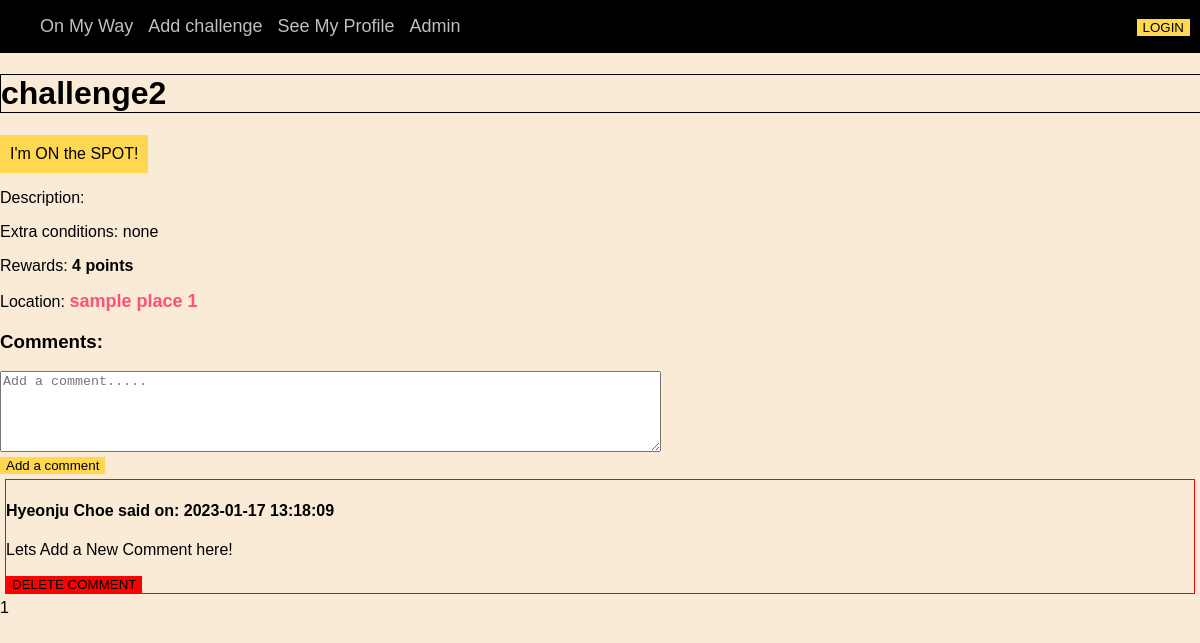
Page /index.php?action=challenge-specific&id=2 on the committed database.
### tables this page shows
CREATE TABLE challenges (
  id int(11) NOT NULL AUTO_INCREMENT,
  name varchar(30) DEFAULT NULL,
  content text NOT NULL,
  place_id int(11) NOT NULL,
  conditions varchar(100) DEFAULT NULL,
  score int(11) DEFAULT NULL,
  users_accomplished int(11) DEFAULT NULL,
  created_date datetime NOT NULL DEFAULT current_timestamp(),
  updated_date datetime NOT NULL DEFAULT current_timestamp(),
  PRIMARY KEY (id)
);

CREATE TABLE places (
  id int(11) NOT NULL AUTO_INCREMENT,
  name varchar(30) DEFAULT NULL,
  latitude decimal(18,15) NOT NULL DEFAULT 37.536228509594000,
  longitude decimal(18,15) NOT NULL DEFAULT 126.894975568805080,
  PRIMARY KEY (id)
);

CREATE TABLE challenge_comments (
  id int(11) NOT NULL AUTO_INCREMENT,
  content varchar(10000) DEFAULT NULL,
  date_added datetime NOT NULL,
  user_id int(11) NOT NULL,
  challenge_id int(11) NOT NULL,
  PRIMARY KEY (id)
);

CREATE TABLE users (
  id int(11) NOT NULL AUTO_INCREMENT,
  username varchar(64) NOT NULL,
  password varchar(64) NOT NULL,
  first_name varchar(64) NOT NULL,
  last_name varchar(64) NOT NULL,
  email varchar(64) NOT NULL,
  created_date datetime NOT NULL,
  admin tinyint(1) NOT NULL,
  PRIMARY KEY (id)
);

### controller/challenge-specific.php (called while the page is built, shortened)
<?php
require_once 'model/challengeManager.php';
require_once 'model/commentManager.php';
require_once 'controller/_paths.php';
$c_manager = new ChallengeManager();
$comment_manager = new CommentManager();
$id = $_GET['id'];
$challenge = $c_manager->getChallengeData($id);
$place = $c_manager->getPlace($challenge['place_id']);
$comments = $comment_manager->getAllCommentsForChallenge($id);
require_once 'view/challenge-specific-view.php';

### model/challengeManager.php (called while the page is built, shortened)
<?php
class ChallengeManager extends Db {
    public function getPlace($place_id) {
        $db = $this->connectDB();
        $place = $db->prepare("SELECT * FROM places WHERE id = ?");
        $place->execute([$place_id]);
        $place = $place->fetch();
        return $place;
    }
    public function getChallengeData($challengeId)
    {
        $db = $this->connectDB();
        $stmt = $db->prepare("SELECT * FROM challenges WHERE id=:id");
        $stmt->execute(['id' => $challengeId]);
        $challengeData = $stmt->fetch();
        return $challengeData;
    }
}

### controller/_paths.php (called while the page is built, shortened)
<?php
$root = "index.php?action=";
$listChallenges_path = $root . "list-challenges";
$challenge_path = $root . "challenge-specific";

### model/commentManager.php (called while the page is built, shortened)
<?php
class CommentManager extends Db {
    public function getAllCommentsForChallenge($id) {
        $db = $this->connectDB();
        $comments = $db->prepare(
            "SELECT challenge_comments.id, challenge_comments.content, challenge_comments.date_added, users.first_name, users.last_name
            FROM challenge_comments
            LEFT JOIN users
            ON challenge_comments.user_id = users.id
            WHERE challenge_comments.challenge_id = ?;"
        );
        $comments->execute([$id]);
        $comments = $comments->fetchAll();
        return $comments;
    }
}

### view/challenge-specific-view.php (the view, shortened to what this page needs)
<h1><?= $challenge['name'] ?></h1>
<div onclick="alert('hello!');" id="onspot">
    I'm ON the SPOT!
</div>
<div id="challenge">
    <p>Description:
    </p>
    <p>Extra conditions:
        <?= ($challenge['conditions'] == null || $challenge['conditions'] == "") ? "none":$challenge['conditions']?>
    </p>
    <p>Rewards:
        <strong><?= $challenge['score'] ?> points</strong>
    </p>
    <p>Location:
        <strong><a href="<?= $listChallenges_path ?>">
            <?= $place['name'] ?>
        </strong></a>
    </p>
    <?=require_once 'listComments.php'?>
    <div id="single-marker">
        <div id="map"></div>
    </div>
</div>
<?php
    include 'template.php';
?>

### view/listComments.php (shortened to what this page needs)
<section class="comments">
    <h3>Comments:</h3>
    <?php
    $path = $challenge_path . '&id=' . $id;
    ?>
    <form action="<?=$path?>" method="post">
        <textarea required name="comment_content" id="comment_content" cols="80" rows="5" placeholder="Add a comment....."></textarea>
        <br>
        <button name="add_comment" value="add_comment">Add a comment</button>
    </form>
    <?php
        if(isset($comments) && count($comments) > 0) {
            for($i=0; $i<count($comments); $i++) {
    ?>
                <div class="comment" style="border: 1px solid red; margin: 5px;">
                    <h4>
                        <?=
                        $comments[$i]['first_name'] . ' ' . $comments[$i]['last_name']
                        .' said on: '
                        . $comments[$i]['date_added']
                        ?>
                    </h4>
                    <p class="comment-content">
                        <?=$comments[$i]['content']?>
                    </p>
                    <form action="<?=$path?>" method="post">
                        <button style="background-color: red;" name="delete">DELETE COMMENT</button>
                    </form>
                </div>
    <?php
            }
        } else {
            echo "No Comments available for this challenge yet";
        }
    ?>
</section>

### public/styles.css (style rules this page uses)
body { font-family: Verdana, Geneva, Tahoma, sans-serif; width: auto; background-color: antiquewhite; }
h1 { width: 100%; border: 1px solid black; background-color: antiquewhite; }
button { margin-right: 10px; background-color: #FFD750; border: none; text-align: left; }
a { color: #FF5078; text-decoration: none; font-size: large; }
html, body { margin: 0; }
#single-marker { height: 400px; width: 100vw; }
#map { height: 100%; width: 100%; }
#challenge { width: fit-content; }
#onspot { width: fit-content; height: fit-content; padding: 10px; background-color: #FFD750; text-align: center; }

### rows in the picture
challenges: name "challenge2", score "4"
places: name "sample place 1"
challenge_comments: user.first_name "Hyeonju", user.last_name "Choe", date_added "2023-01-17 13:18:09", content "Lets Add a New Comment here!"

### other values in the picture
require_once 'listComments.php' "1"
